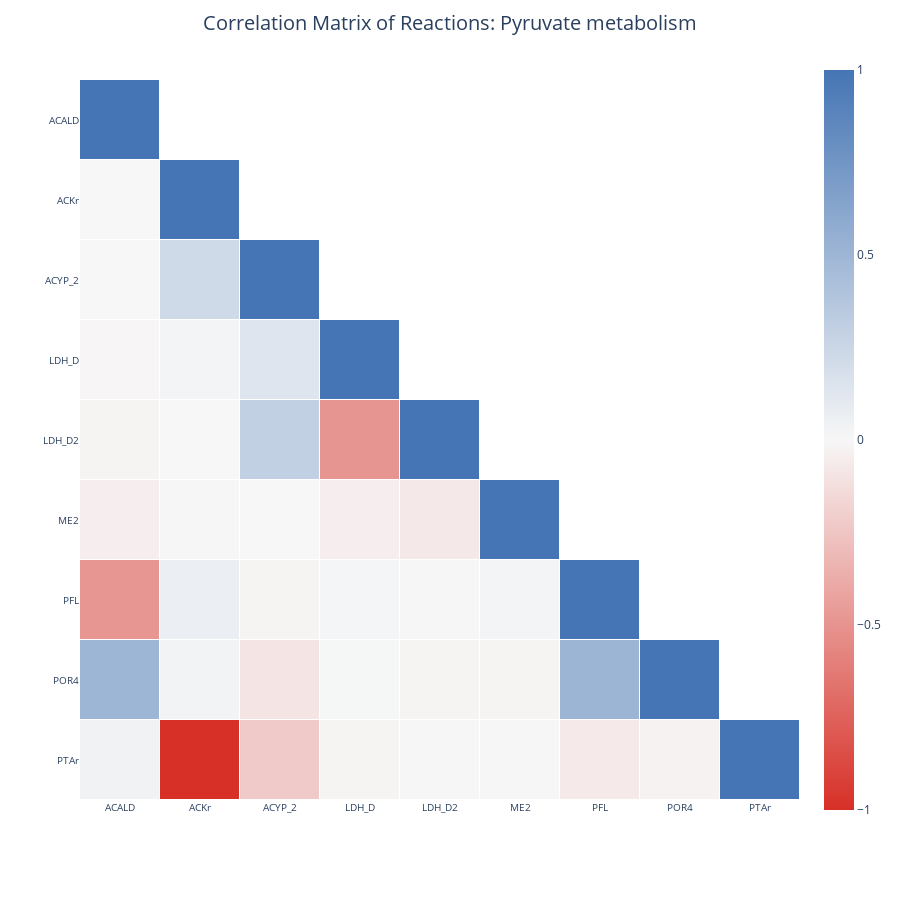

Write notebook code for a chart like this one.
### Code cell
subsys = bh_model.reactions.ACKr.subsystem
cols = [x for x in rxns_per_subsystem[subsys] if x in df.columns]

cor_matrix, cor_dict = correlated_reactions(
   df, 
   reactions = cols, 
   subsystem=subsys, outfile="opt50_ll"
)

### Figure 1 — Plotly figure (JSON) as saved in the notebook; plotly's stock layout.template omitted (floating-point values rounded to 4 significant figures)
{"data": [{"coloraxis": "coloraxis", "hoverongaps": false, "hovertemplate": "x: %{x}<br>y: %{y}<br>color: %{z}<extra></extra>", "name": "0", "type": "heatmap", "x": ["ACALD", "ACKr", "ACYP_2", "LDH_D", "LDH_D2", "ME2", "PFL", "POR4", "PTAr"], "xaxis": "x", "xgap": 1, "y": ["ACALD", "ACKr", "ACYP_2", "LDH_D", "LDH_D2", "ME2", "PFL", "POR4", "PTAr"], "yaxis": "y", "ygap": 1, "z": [[1.0, NaN, NaN, NaN, NaN, NaN, NaN, NaN, NaN], [0.0, 1.0, NaN, NaN, NaN, NaN, NaN, NaN, NaN], [0.0, 0.2262, 1.0, NaN, NaN, NaN, NaN, NaN, NaN], [-0.009661, 0.02008, 0.1359, 1.0, NaN, NaN, NaN, NaN, NaN], [-0.01843, 0.00271, 0.3019, -0.4913, 1.0, NaN, NaN, NaN, NaN], [-0.04355, -0.005263, 0.000781, -0.04483, -0.07288, 1.0, NaN, NaN, NaN], [-0.4889, 0.0684, -0.01798, 0.01887, -0.003188, 0.02214, 1.0, NaN, NaN], [0.5022, 0.0275, -0.09787, 0.009174, -0.02135, -0.02103, 0.5088, 1.0, NaN], [0.04084, -1.0, -0.2262, -0.02008, -0.00271, 0.005263, -0.0684, -0.0275, 1.0]]}], "layout": {"coloraxis": {"cmax": 1, "cmin": -1, "colorscale": [[0, "#d73027"], [0.5, "#f7f7f7"], [1, "#4575b4"]]}, "height": 900, "margin": {"t": 60}, "plot_bgcolor": "rgba(0,0,0,0)", "title": {"font": {"size": 20}, "text": "Correlation Matrix of Reactions: Pyruvate metabolism", "x": 0.5}, "width": 900, "xaxis": {"anchor": "y", "constrain": "domain", "domain": [0, 1], "scaleanchor": "y", "tickfont": {"size": 10}}, "yaxis": {"anchor": "x", "autorange": "reversed", "constrain": "domain", "domain": [0, 1], "tickfont": {"size": 10}}}}
